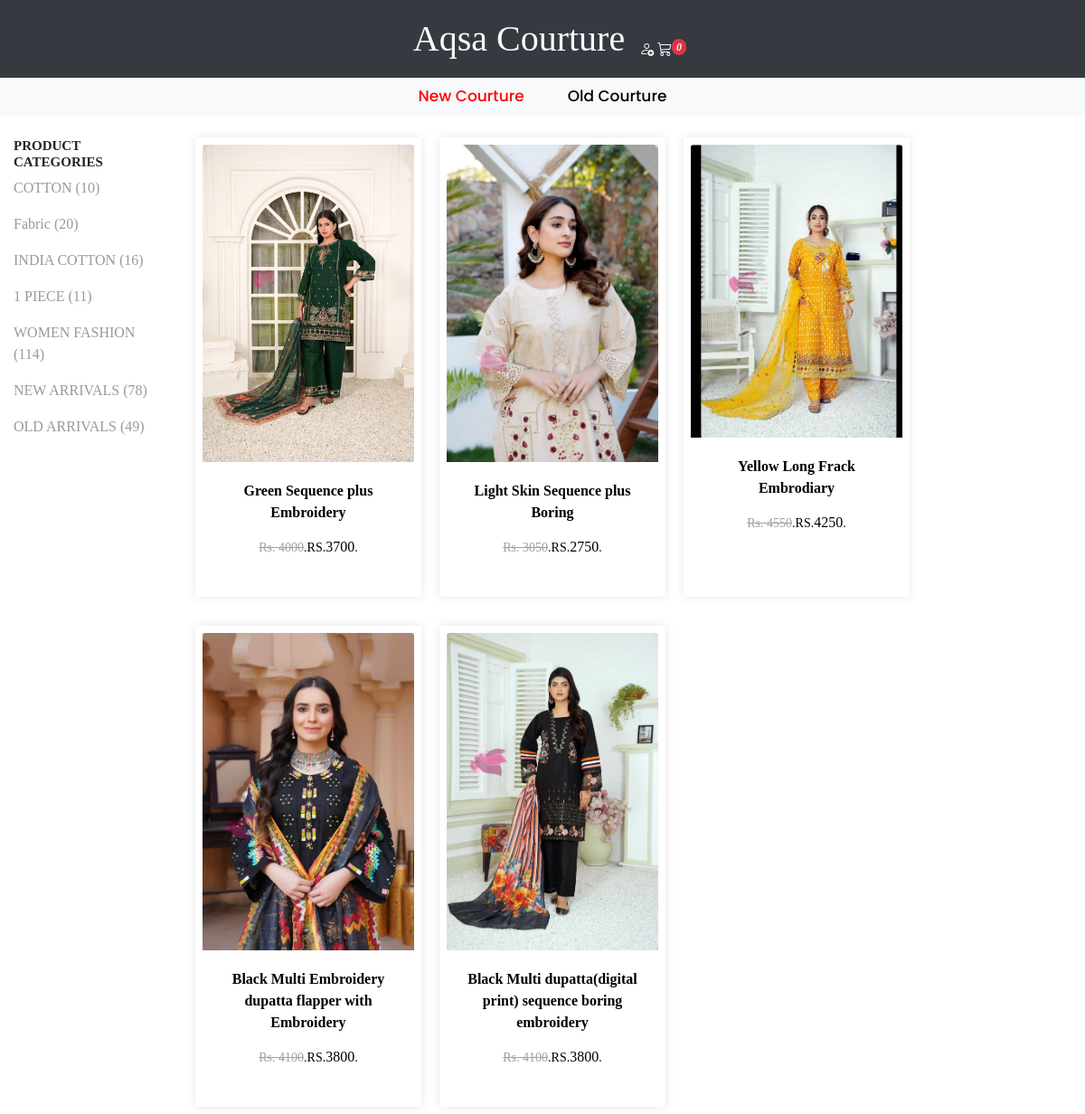
The app's page /new_arrivals/new with its own data.
### keen_app/models.py (models this page shows)
class Product(models.Model):
    category= models.CharField(max_length=100)
    color=models.CharField(max_length=100)
    size=models.CharField(max_length=100)
    p_name=models.CharField(max_length=100)
    price=models.IntegerField(default=10)
    def __str__(self):
        return str(self.p_name)

### keen_app/views.py (the view)
# urls.py: 2. Add a URL to urlpatterns:  path('', views.home, name='home')
def home(request):
    products = Product.objects.prefetch_related('images').all()
    products_data = []
    for product in products:
        first_image_url = product.images.first().img.url if product.images.exists() else None
        products_data.append({
            'product': product,
            'first_image_url': first_image_url
        })
    print(products_data)
    return render(request,'newCourture.html',{'products': products_data})

### templates/newCourture.html (shortened to what this page needs)
{% extends 'Navbar.html' %}
{% block start %}
<div class="col">
    <div class="row  ">
        <div class="col-2 mt-4">
            <h6 style="font-family:'Times New Roman', Times, serif;font-weight: 600;font-size: 15px;">PRODUCT CATEGORIES</h6>
            <p style="color: #999999;font-family:'Times New Roman', Times, serif;font-weight: 400;">COTTON (10)</p>
            <p style="color: #999999;font-family:'Times New Roman', Times, serif;">Fabric (20)</p>
            <p style="color: #999999;font-family:'Times New Roman', Times, serif;">INDIA COTTON (16)</p>
            <p style="color: #999999;font-family:'Times New Roman', Times, serif;">1 PIECE (11)</p>
            <p style="color: #999999;font-family:'Times New Roman', Times, serif;font-weight: 400;">WOMEN FASHION (114)</p>
            <p style="color: #999999;font-family:'Times New Roman', Times, serif;">NEW ARRIVALS (78)</p>
            <p style="color: #999999;font-family:'Times New Roman', Times, serif;">OLD ARRIVALS (49)</p>
        </div>
        <div class="col-md-10">
<div class="row">
    {% for i in  products %}
    <div class="card col-md-3 mt-4 new_card  mr-1 ml-3 mb-2 p-2" style="width: 18rem;">
        <a style="text-decoration: none;" href="{% url 'details' i.product.id %}" >
        {% if i.first_image_url %}
        <img src="{{ i.first_image_url }}" class="card-img-top img-fluid" alt="{{ product_data.product.p_name }} Image">
    {% else %}
        <p>No image available</p>
    {% endif %}
        <div class="card-body text-center">
          <p class="card-text text-center " style="font-weight: bold;">{{i.product.p_name}}<br></p>
            <small class="text-center" style="display:  flex; flex-direction: row; justify-content: center;">{% with sale_price=i.product.price|add:300 %}
                <p aria-colspan="text-center" style="text-decoration: line-through; color: #A0A0A0;" class="sale-price">Rs. {{ sale_price }}</p>
            {% endwith %}.RS. <h6>{{i.product.price}}</h6>.</small>
        </div>
    </a>
      </div>
      {% endfor %}
</div>
    </div>
</div>
</div>
{% endblock %}

### templates/Navbar.html (shortened to what this page needs)
{% load static %}
<!DOCTYPE html>
<html lang="en">
<head>
    <link rel="stylesheet" href="https://cdn.jsdelivr.net/npm/bootstrap@4.6.2/dist/css/bootstrap.min.css">
    <link rel="stylesheet" href="https://cdn.jsdelivr.net/npm/bootstrap-icons@1.11.3/font/bootstrap-icons.min.css">
    <link rel="stylesheet" href="{% static 'css/Navbar.css' %}">
</head>
<body>
    <div>
        <nav class="navbar navbar-dark bg-dark justify-content-center">
            <span class="navbar-brand mb-0 h1 text-light" style="font-size: 40px;">Aqsa Courture</span>
            <div class="mt-4 ">
                <a href=""><i class="bi bi-person-add text-light"></i></a>
                <a href="{% url   'cart'  %}"><i class="bi bi-cart3 text-light position-relative"><span class="position-absolute top-0 start-100 translate-middle badge rounded-pill bg-danger" id="cart-count">0</span></i></a>
            </div>
        </nav>
    </div>
    <div>
        <nav class="navbar bg-light justify-content-center">
            <form class="form-inline">
                <div class="ml-5 mr-5 move_link"  ><a href="/new_arrivals/new"   class="{% if request.path == '/new_arrivals/new' %}active-link{% endif %}">New Courture</a></div>
                <div class="mr-5 move_link"><a  href="/new_arrivals/old" class="{% if request.path == '/new_arrivals/old' %}active-link{% endif %}">Old Courture</a></div>
            </form>
        </nav>
    </div>
    {% block start %}
    {% endblock %}
</body>
</html>

### accounts/static/css/Navbar.css (style rules this page uses)
.move_link a { text-decoration: none; color: black; font-weight:500; font-size: 17px; font-family: 'Poppins', sans-serif; }
body { font-family: 'Times New Roman', Times, serif; }
.active-link { color: red !important; }
.card { border: none; box-shadow: 0px 0px 10px rgba(0, 0, 0, 0.1); border-radius: 0; }
.new_card { text-decoration: none; cursor: pointer; color: black; }
.new_card a { text-decoration: none; cursor: pointer; color: black; }

### records on screen
Product: shows a picture, product.p_name "Green Sequence plus Embroidery", product "4000", product.price "3700"
Product: shows a picture, product.p_name "Light Skin Sequence plus Boring", product "3050", product.price "2750"
Product: shows a picture, product.p_name "Yellow Long Frack Embrodiary", product "4550", product.price "4250"
Product: shows a picture, product.p_name "Black Multi Embroidery dupatta flapper with Embroidery", product "4100", product.price "3800"
Product: shows a picture, product.p_name "Black Multi dupatta(digital print) sequence boring embroidery", product "4100", product.price "3800"
